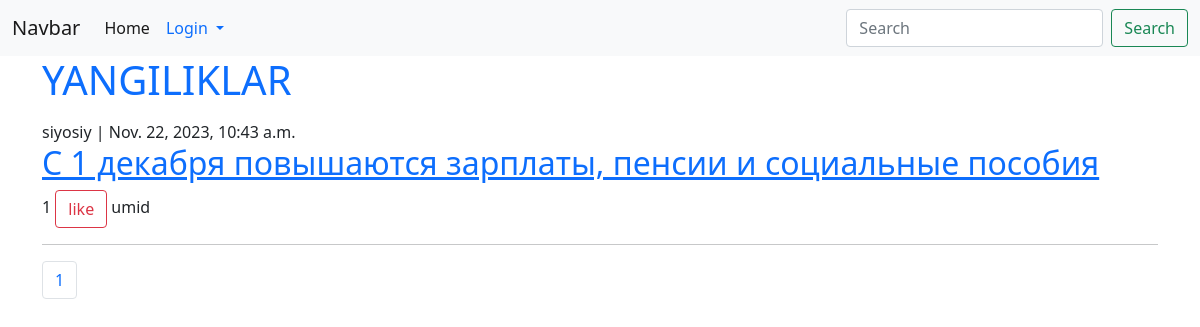
The page / on the database its author committed.
### news/models.py (models this page shows, shortened)
class News(models.Model):
	title = models.CharField(max_length = 150, verbose_name = 'Xabar sarlavhasi')
	content = models.TextField(verbose_name = 'Xabar matni')
	category = models.ForeignKey(Category, on_delete = models.CASCADE)
	author = models.ForeignKey(User, on_delete = models.CASCADE, related_name = 'User_news')
	photo = models.ImageField(upload_to = 'news_photo/', null=True, blank=True)
	created = models.DateTimeField(auto_now_add=True)
	updated = models.DateTimeField(auto_now=True)
	slug = models.SlugField(blank = True)
	@property
	def sum_of_likes(self):
		return self.likes.user.count()

class Category(models.Model):
	name = models.CharField(max_length = 50)
	def __str__(self):
		return self.name

class Like(models.Model):
	news = models.OneToOneField(News, on_delete=models.CASCADE, related_name = 'likes')
	user = models.ManyToManyField(User)

### user/models.py (models this page shows)
class User(AbstractUser):
	STATUS = (
	('admin', 'ADMIN'),
	('manager', 'MANAGER'),
	('user', 'USER'),
	)
	address = models.CharField(max_length= 30, null=True)
	phone = models.CharField(max_length=13)
	image = models.ImageField(upload_to = 'user_photos/', null = True, blank = True)
	status = models.CharField(max_length = 10, choices=STATUS, default = "user")
	def __str__(self):
		return self.username

### web/views.py (the view)
# urls.py: 2. Add a URL to urlpatterns:  path('', views.home, name='home')
def home(request):
	news = News.objects.all()
	page = Paginator(news, 4)
	number = request.GET.get('page', 1)
	pages = page.page(number)
	find = request.GET.get('find', None)
	if find:
		new = News.objects.filter(title__icontains=find)
		return render(request, 'home.html', {'new':new } )
	return render(request, 'home.html', {'news':pages} )

### templates/home.html (shortened to what this page needs)
<!DOCTYPE html>
<html>
<head>
	<link href="https://cdn.jsdelivr.net/npm/bootstrap@5.0.2/dist/css/bootstrap.min.css" rel="stylesheet">
</head>
<body>
<nav class="navbar navbar-expand-lg navbar-light bg-light">
  <div class="container-fluid">
    <a class="navbar-brand" href="#">Navbar</a>
    <div class="collapse navbar-collapse" id="navbarSupportedContent">
      <ul class="navbar-nav me-auto mb-2 mb-lg-0">
        <li class="nav-item">
          <a class="nav-link active" aria-current="page" href="{% url 'home' %}">Home</a>
        </li>
        {% if request.user.is_authenticated %}
        <li class="nav-item dropdown">
          <a class="nav-link dropdown-toggle text-primary" href="{% url 'Profile' %}" id="navbarDropdown" role="button" data-bs-toggle="dropdown" aria-expanded="false">
            {{request.user.username}}
          </a>
          <ul class="dropdown-menu" aria-labelledby="navbarDropdown">
            <li><a class="dropdown-item" href="{% url 'Profile' %}">Profile</a></li>
            <li><a class="dropdown-item" href="{% url 'Logout' %}">Logout</a></li>
          </ul>
        {%else%}
        <li class="nav-item dropdown">
          <a class="nav-link dropdown-toggle text-primary" href="{% url 'Login' %}" id="navbarDropdown" role="button" data-bs-toggle="dropdown" aria-expanded="false">
            Login
          </a>
          {%endif%}
      </ul>
      <form class="d-flex" method="get">
        <input class="form-control me-2" type="search" placeholder="Search" aria-label="Search" name="find">
        <button class="btn btn-outline-success" type="submit">Search</button>
      </form>
    </div>
  </div>
</nav>
<div class="container">
<h1 class="text-primary">YANGILIKLAR</h1>
  {% for i in news.object_list %}
  <span>{{i.category}}</span> | <span>{{i.created}}</span>
  <h2><a href="{%url 'detail' i.id %}">{{i.title}}</a></h2>
  <span>{{i.sum_of_likes}}</span>
  {% if request.user.is_authenticated%}
  <form method="post" action="{% url 'like' i.id %}">
    {% csrf_token %}
    <button type="submit" class="btn btn-outline-danger">like</button>
  </form>
  {%else%}
      <a href="{%url 'Login'%}"><button type="submit" class="btn btn-outline-danger" >like</button></a>
      {%endif%}
   <span>{{i.author}}</span>
  <hr>
  {% endfor %}
<nav aria-label="Page navigation example">
  <ul class="pagination">
    <li class="page-item"><a class="page-link" href="">{{news.number}}</a></li>
  </ul>
</nav>
</div>
</body>
</html>

### rows shown on the page
News: category "siyosiy", created "Nov. 22, 2023, 10:43 a.m.", title "С 1 декабря повышаются зарплаты, пенсии и социальные пособия", sum_of_likes "1", author "umid"

### other values the page prints
{{ news.number }} "1"
